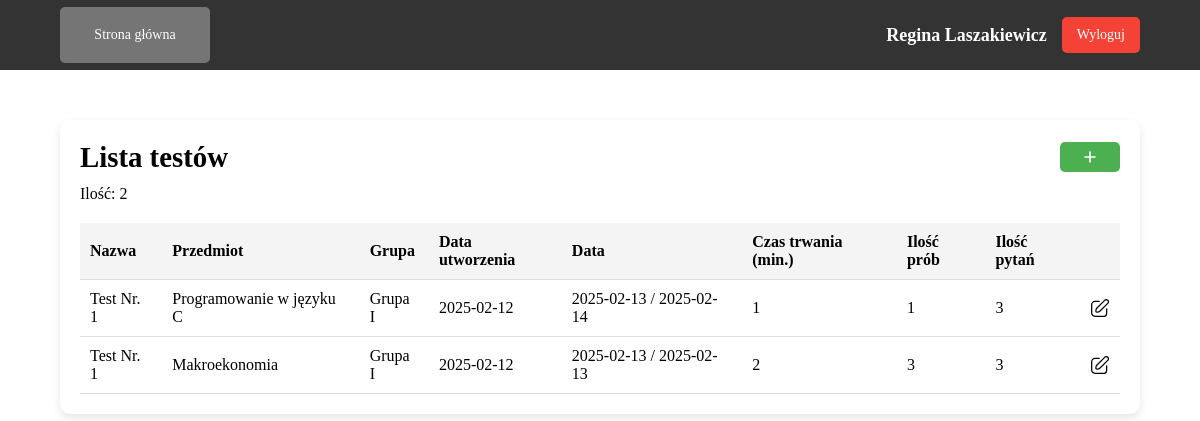
The page /teacher/tests.php (signed in) on the database its author committed.
### tables this page shows
CREATE TABLE `tTesty` (
  `ID` int NOT NULL,
  `nazwa` varchar(255) DEFAULT NULL,
  `data_utworzenia` timestamp NULL DEFAULT CURRENT_TIMESTAMP,
  `data_rozpoczecia` datetime DEFAULT NULL,
  `data_zakonczenia` datetime DEFAULT NULL,
  `czas_trwania` int DEFAULT NULL,
  `ilosc_prob` int DEFAULT NULL,
  `id_grupy` int DEFAULT NULL,
  `id_wykladowcy` int DEFAULT NULL,
  `id_przedmiotu` int NOT NULL,
  `id_kierunku` int NOT NULL
);

CREATE TABLE `tPrzedmioty` (
  `ID` int NOT NULL,
  `nazwa` varchar(100) NOT NULL,
  `uwagi` text,
  `id_kierunku` int DEFAULT NULL
);

CREATE TABLE `tGrupy` (
  `ID` int NOT NULL,
  `rok` year NOT NULL,
  `nazwa` varchar(255) NOT NULL,
  `id_wykladowcy` int NOT NULL,
  `id_przedmiotu` int NOT NULL,
  `id_kierunku` int NOT NULL
);

### config/functions.php (called while the page is built, shortened)
<?php
    function getTestCountByTeacherId($conn, $table, $userId) {
        $query = "SELECT COUNT(*) AS entityCountById FROM $table WHERE id_wykladowcy = '$userId'";
        $result = mysqli_query($conn, $query);
        return mysqli_fetch_assoc($result)['entityCountById'];
    }
    function getTestsByTeacherId($conn, $userId) {
        $query = "
            SELECT *
            FROM tTesty
            WHERE id_wykladowcy = '$userId'
        ";
        $result = mysqli_query($conn, $query);
        return $result;
    }
?>

### public/teacher/tests.php (the view, shortened to what this page needs)
<?php
    require_once('../../config/connect.php');
    require_once('../../config/functions.php');
    $user_id = $_SESSION['user_id'];
    $testCount = getTestCountByTeacherId($conn, 'tTesty', $user_id);
    $tTestInfo = getTestsByTeacherId($conn, $user_id);
    function getTestDetails($conn, $test_id) {
        $query = "SELECT t.ID, t.id_przedmiotu, p.nazwa AS nazwa_przedmiotu, COUNT(tp.id_pytania) AS liczba_pytan
                  FROM tTesty t
                  JOIN tPrzedmioty p ON t.id_przedmiotu = p.ID
                  LEFT JOIN tTestPytania tp ON tp.id_testu = t.ID
                  WHERE t.ID = $test_id
                  GROUP BY t.ID, t.id_przedmiotu, p.nazwa";
        $result = mysqli_query($conn, $query);
        $row = mysqli_fetch_assoc($result);
        return $row ? ['nazwa_przedmiotu' => $row['nazwa_przedmiotu'], 'liczba_pytan' => $row['liczba_pytan']] : ['nazwa_przedmiotu' => null, 'liczba_pytan' => 0];
    }
    function getGroupDetails($conn, $test_id){
        $query = "
        SELECT
            t.id_grupy,
            g.ID AS id_grupy,
            g.nazwa AS nazwa_grupy,
            g.rok AS rok_grupy,
            COUNT(gs.id_studenta) AS liczba_studentów,
            GROUP_CONCAT(CONCAT(s.imie, ' ', s.nazwisko, ' (', s.nr_albumu, ')') SEPARATOR '; ') AS studenci
        FROM tTesty t
        JOIN tGrupy g ON t.id_grupy = g.ID
        LEFT JOIN tGrupyStudenci gs ON g.ID = gs.id_grupy
        LEFT JOIN tStudenci s ON gs.id_studenta = s.id
        WHERE t.id = $test_id
        GROUP BY t.id_grupy, g.ID, g.nazwa, g.rok;
    ";
    $result = mysqli_query($conn, $query);
    return $result;
    }
?>
<!DOCTYPE html>
<html lang="en">
<head>
    <link rel="stylesheet" href="../../assets/css/main.css">
</head>
<body>
    <header>
        <div class="header-content">
            <div class="left-header">
                <a class="nav-btn" href="teacher_dashboard.php">Strona główna</a>
            </div>
            <div class="right-header">
                <span class="name"><?php echo $_SESSION['user_name'] . ' ' . $_SESSION['user_surname']; ?></span>
                <?php
                    include('../../includes/logout_modal.php');
                ?>
            </div>
        </div>
    </header>
    <main class="main">
        <div class="container">
            <div class="title">
                <h1>Lista testów</h1>
                <button class="add-btn" onclick="addEntity()">
                    <img src="../../assets/images/icons/plus.svg" alt="Plus icon" class="add-icon">
                </button>
            </div>
            <p>Ilość: <?php echo $testCount; ?></p>
            <table>
                <thead>
                    <tr>
                        <th>Nazwa</th>
                        <th>Przedmiot</th>
                        <th>Grupa</th>
                        <th>Data utworzenia</th>
                        <th>Data</th>
                        <th>Czas trwania (min.)</th>
                        <th>Ilość prób</th>
                        <th>Ilość pytań</th>
                        <th></th>
                    </tr>
                </thead>
                <tbody>
                    <?php while ($testData = mysqli_fetch_assoc($tTestInfo)): ?>
                        <?php $test_id = $testData['ID']; ?>
                        <tr>
                            <td><?php echo $testData['nazwa']; ?></td>
                            <td>
                                <?php
                                     $testDetails = getTestDetails($conn, $test_id);
                                     echo ($testDetails['nazwa_przedmiotu'] ?? 'Brak danych') . "<br>";
                                ?>
                            </td>
                            <td>
                                <?php
                                    $groupDetails = getGroupDetails($conn, $test_id);
                                    if ($groupDetails && $group = mysqli_fetch_assoc($groupDetails)) {
                                        $studentList = $group['studenci'];
                                        echo "<span class='group-name' data-students='$studentList'>{$group['nazwa_grupy']}</span>";
                                    } else {
                                        echo 'Brak grupy';
                                    }
                                ?>
                            </td>
                            <td><?php echo date('Y-m-d', strtotime($testData['data_utworzenia'])); ?></td>
                            <td>
                                <?php
                                    $start = $testData['data_rozpoczecia'] ? date('Y-m-d', strtotime($testData['data_rozpoczecia'])) : 'Brak';
                                    $end = $testData['data_zakonczenia'] ? date('Y-m-d', strtotime($testData['data_zakonczenia'])) : 'Brak';
                                    echo "$start / $end";
                                ?>
                            </td>
                            <td><?php echo $testData['czas_trwania']; ?></td>
                            <td>
                                <?php
                                    echo $testData['ilosc_prob'] == -1 ? 'Nieograniczona' : $testData['ilosc_prob'];
                                ?>
                            </td>
                            <td>
                                <?php
                                    $testDetails = getTestDetails($conn, $test_id);
                                    echo $testDetails['liczba_pytan'];
                                ?>
                            </td>
                            <td>
                                <a href="edit_test.php?test_id=<?php echo $testData['ID']; ?>" class="btn-edit">
                                    <img src="../../assets/images/icons/edit.svg" class="edit-icon">
                                </a>
                            </td>
                        </tr>
                    <?php endwhile; ?>
                </tbody>
            </table>
        </div>
    </main>
</body>
</html>

### assets/css/main.css (style rules this page uses)
* { padding: 0px; margin: 0px; border: none; }
*, *::before, *::after { box-sizing: border-box; }
a, a:link, a:visited { text-decoration: none; }
aside, nav, footer, header, section, main { display: block; }
h1, h2, h3, h4, h5, h6, p { font-size: inherit; font-weight: inherit; }
img { vertical-align: top; }
img, svg { max-width: 100%; height: auto; }
input, textarea, button, select { font-family: inherit; font-size: inherit; color: inherit; background-color: transparent; }
button, input[type=submit] { display: inline-block; box-shadow: none; background-color: transparent; background: none; cursor: pointer; }
h1 { font-size: 1.8rem; font-weight: bold; line-height: 1.2; }
p { margin-top: 10px; }
.container { width: 90%; padding: 20px; box-shadow: 0px 4px 8px rgba(0, 0, 0, 0.1); border-radius: 10px; }
.main { margin-top: 50px; display: flex; justify-content: center; align-items: center; }
header { height: 70px; width: 100%; background-color: #333333; display: flex; align-items: center; justify-content: center; }
.header-content { width: 90%; display: flex; justify-content: space-between; }
.right-header { display: flex; justify-content: space-between; align-items: center; gap: 15px; }
.left-header { display: flex; justify-content: space-between; align-items: center; gap: 15px; }
.nav-btn { background-color: #757575; color: white; width: 150px; padding: 20px 20px; cursor: pointer; font-size: 14px; border-radius: 5px; text-align: center; }
.name { font-size: 18px; font-weight: bold; color: #fff; }
.title { display: flex; justify-content: space-between; align-items: center; }
.add-btn { width: 60px; height: 30px; background-color: #4CAF50; border-radius: 5px; cursor: pointer; }
.edit-icon { width: 20px; height: 20px; }
.add-icon { width: 20px; height: 20px; }
table { width: 100%; margin-top: 20px; border-collapse: collapse; }
th, td { padding: 10px; text-align: left; border-bottom: 1px solid #ddd; }
th { background-color: #f4f4f4; color: black; }
.group-name { position: relative; cursor: pointer; color: black; }

### rows shown on the page
ttesty: nazwa "Test Nr. 1", id_przedmiotu.nazwa "Programowanie w języku C", id_grupy.nazwa "Grupa I", data_utworzenia "2025-02-12", data_rozpoczecia "2025-02-13", data_zakonczenia "2025-02-14", czas_trwania "1", ilosc_prob "1", liczba_pytan "3"
ttesty: nazwa "Test Nr. 1", id_przedmiotu.nazwa "Makroekonomia", id_grupy.nazwa "Grupa I", data_utworzenia "2025-02-12", data_rozpoczecia "2025-02-13", data_zakonczenia "2025-02-13", czas_trwania "2", ilosc_prob "3", liczba_pytan "3"

### other values the page prints
$_SESSION['user_name'] "Regina"
$_SESSION['user_surname'] "Laszakiewicz"
$testCount "2"
